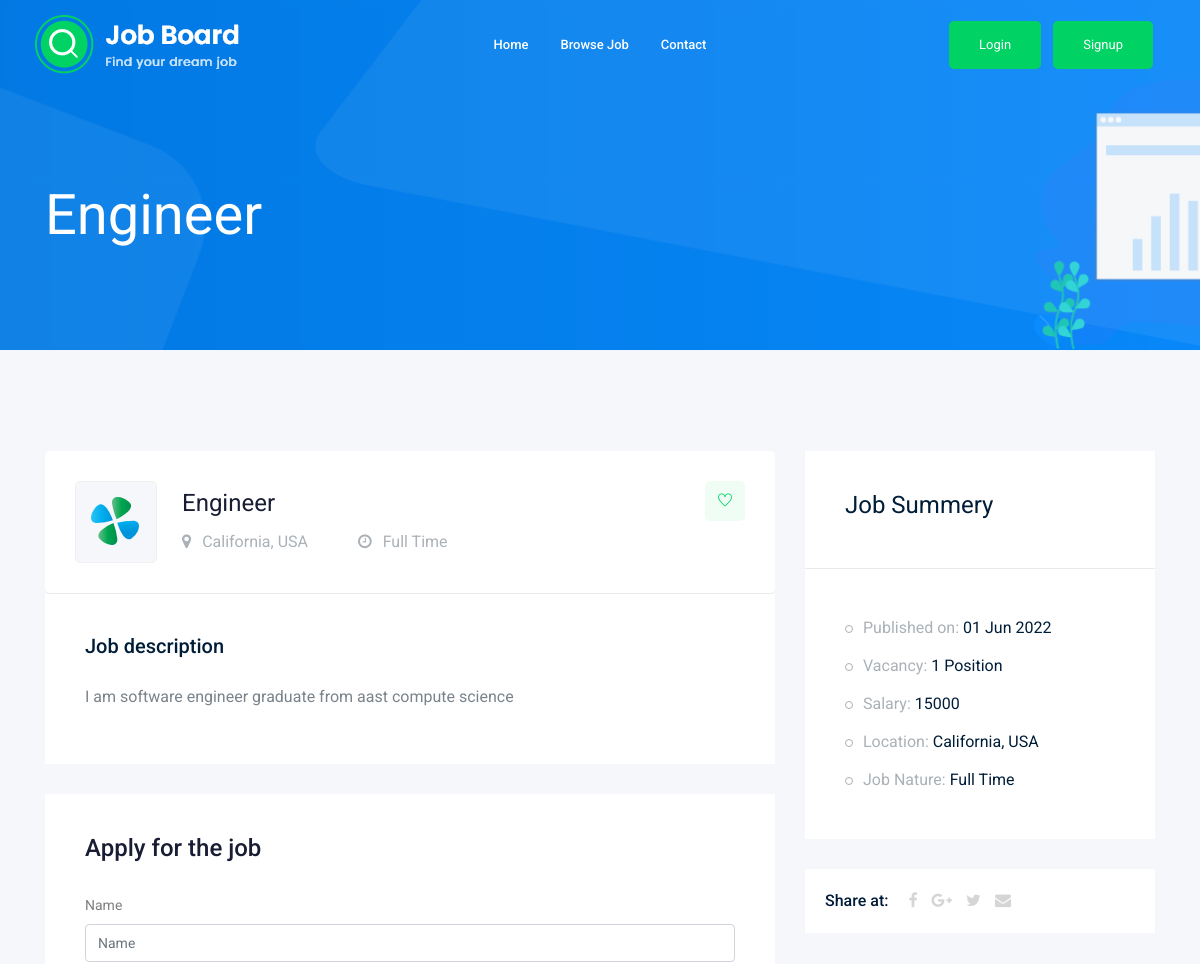
Before: /jobs/engineer/ (upper part) with the older database file.
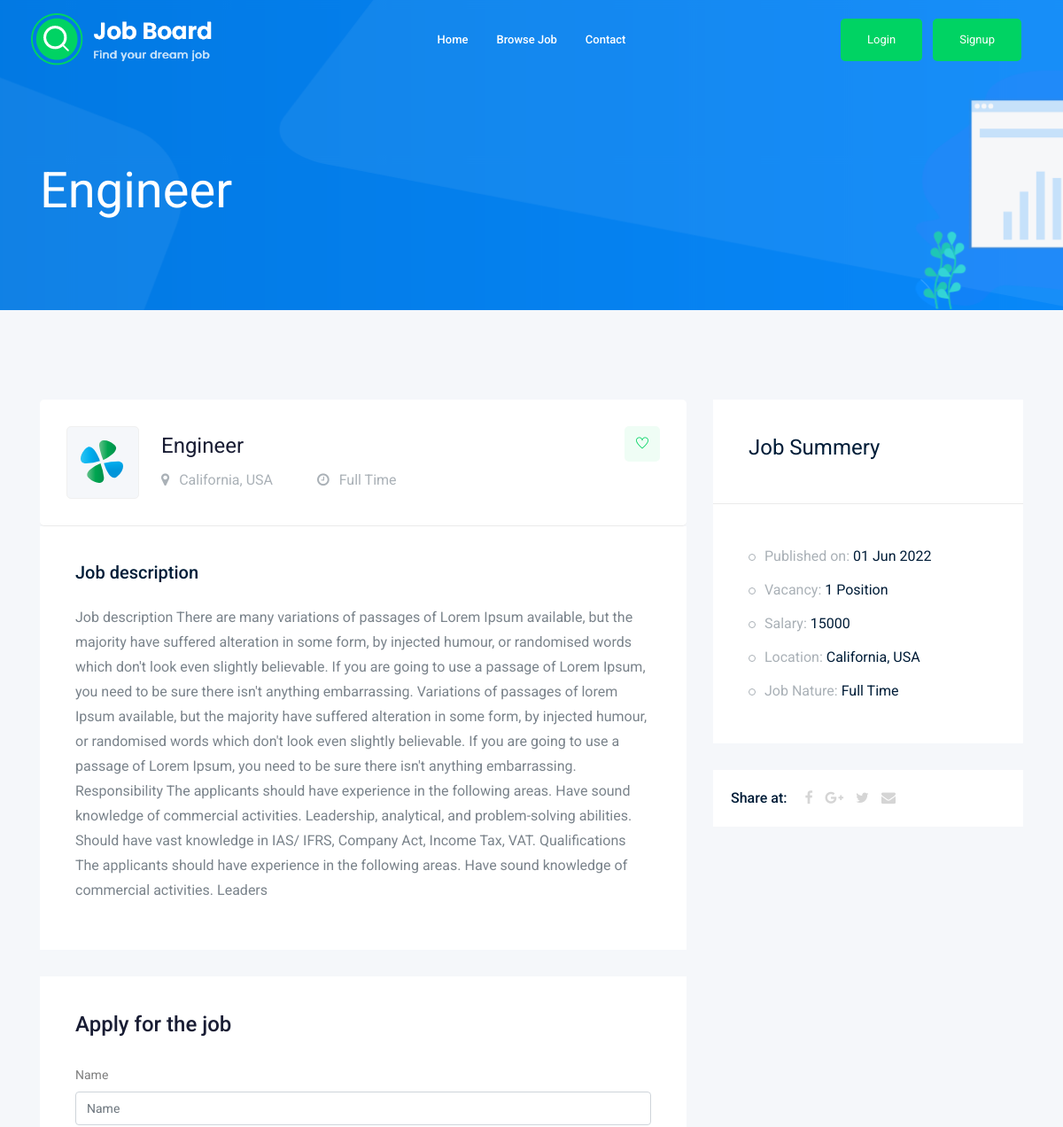
After: the same page with the newer database file.
### job/models.py (models this page shows, shortened)
class Job(models.Model):
    owner = models.ForeignKey(User, related_name='job_owner', on_delete=models.CASCADE)
    title = models.CharField(max_length=100)
    job_type = models.CharField(max_length=15, choices=JOB_TYPE)
    description = models.TextField(max_length=10000)
    published_at = models.DateTimeField(auto_now=False)
    vacancy = models.IntegerField(default=1)
    salary = models.IntegerField(default=0)
    category = models.ForeignKey('category', on_delete=models.CASCADE)
    experience = models.IntegerField(default=1)
    image = models.ImageField(upload_to=image_upload)
    slug = models.SlugField(blank=True, null=True)
    def __str__(self):
        return self.title

### job/views.py (the view)
# urls.py: path('<str:slug>/', views.job_detail, name='job_detail'),
def job_detail(request, slug):
    job_detail = Job.objects.get(slug=slug)  # Retrieve a single job
    if request.method == 'POST':
        form = ApplyForm(request.POST, request.FILES)
        if form.is_valid():
            myform = form.save(commit=False)
            myform.job = job_detail
            myform.save()
            print('done')
    else:
        form = ApplyForm()
    context = {'job': job_detail, 'form': form}  # Prepare context for the template
    return render(request, 'job/job_detail.html', context)

### job/form.py
class ApplyForm(forms.ModelForm):
    class Meta:
        model = Apply  # Specifies the model for which the form is created
        fields = ['name', 'email', 'website', 'CV', 'cover_letter']  # Fields to be included in the form

### job/templates/job/job_detail.html (shortened to what this page needs)
{% extends 'base.html' %} {% load bootstrap4 %} {%block body%}
<div class="bradcam_area bradcam_bg_1">
	<div class="container">
		<div class="row">
			<div class="col-xl-12">
				<div class="bradcam_text">
					<h3>{{job}}</h3>
				</div>
			</div>
		</div>
	</div>
</div>
<div class="job_details_area">
	<div class="container">
		<div class="row">
			<div class="col-lg-8">
				<div class="job_details_header">
					<div class="single_jobs white-bg d-flex justify-content-between">
						<div class="jobs_left d-flex align-items-center">
							<div class="thumb">
								<img src="img/svg_icon/1.svg" alt="" />
							</div>
							<div class="jobs_conetent">
								<a href="#">
									<h4>{{job}}</h4>
								</a>
								<div class="links_locat d-flex align-items-center">
									<div class="location">
										<p>
											<i class="fa fa-map-marker"></i>
											California, USA
										</p>
									</div>
									<div class="location">
										<p>
											<i class="fa fa-clock-o"></i>
											{{job.job_type}}
										</p>
									</div>
								</div>
							</div>
						</div>
						<div class="jobs_right">
							<div class="apply_now">
								<a class="heart_mark" href="#"><i class="ti-heart"></i></a>
							</div>
						</div>
					</div>
				</div>
				<div class="descript_wrap white-bg">
					<div class="single_wrap">
						<h4>Job description</h4>
						<p>{{job.description}}</p>
					</div>
				</div>
				<div class="apply_job_form white-bg">
					<h4>Apply for the job</h4>
					<form method="POST" enctype="multipart/form-data">
						{% csrf_token %} {% bootstrap_form form %}
					</form>
				</div>
			</div>
			<div class="col-lg-4">
				<div class="job_sumary">
					<div class="summery_header">
						<h3>Job Summery</h3>
					</div>
					<div class="job_content">
						<ul>
							<li>
								Published on:
								<span>{{job.published_at | date:'d M o'}}</span>
							</li>
							<li>
								Vacancy:
								<span>{{job.vacancy}} Position</span>
							</li>
							<li>
								Salary:
								<span>{{job.salary}}</span>
							</li>
							<li>
								Location:
								<span>California, USA</span>
							</li>
							<li>
								Job Nature:
								<span>{{job.job_type}}</span>
							</li>
						</ul>
					</div>
				</div>
				<div class="share_wrap d-flex">
					<span>Share at:</span>
					<ul>
						<li>
							<a href="#"><i class="fa fa-facebook"></i></a>
						</li>
						<li>
							<a href="#"><i class="fa fa-google-plus"></i></a>
						</li>
						<li>
							<a href="#"><i class="fa fa-twitter"></i></a>
						</li>
						<li>
							<a href="#"><i class="fa fa-envelope"></i></a>
						</li>
					</ul>
				</div>
				<div class="job_location_wrap">
					<div class="job_lok_inner">
						<div id="map" style="height: 200px"></div>
					</div>
				</div>
			</div>
		</div>
	</div>
</div>
{%endblock body%}

Changed rows visible on the page:
changed Job "Engineer": description "I am software engineer graduate from aast compute science" → "Job description There are many variations of passages of Lorem Ipsum available, but the majority have suffered alteration in some form, by injected humour, or randomised words which don't look even slightly believable. If you are going to use a passage of Lorem Ipsum, you need to be sure there isn't anything embarrassing. Variations of passages of lorem Ipsum available, but the majority have suffered alteration in some form, by injected humour, or randomised words which don't look even slightly believable. If you are going to use a passage of Lorem Ipsum, you need to be sure there isn't anything embarrassing. Responsibility The applicants should have experience in the following areas. Have…"
